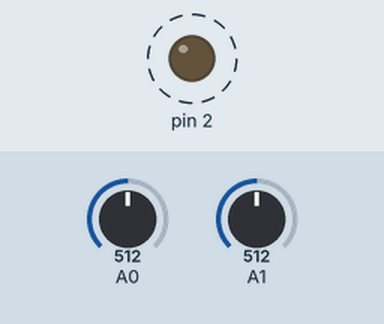
This sketch was run on a simulated Arduino Uno, built with avr-gcc and run on an emulated ATmega328P. On the bench: output pins drawn as LEDs (lit = HIGH). Dashed ring = blinking. The test bench sets the inputs (shaded band); at power-on: A0 = 512, A1 = 512.

Above: at 1.8 s.
1.9 s: A0 set to 122
At 2.74 s:
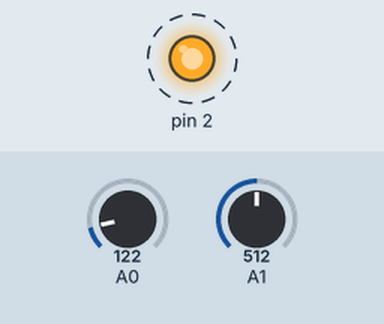
5.4 s: A1 set to 122
At 6.15 s:
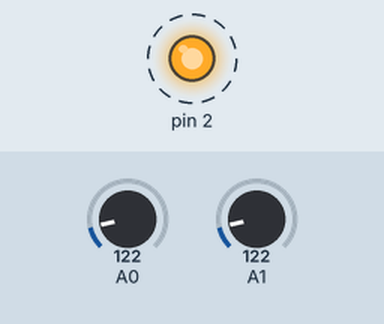
8.9 s: A0 set to 0
At 9.5 s:
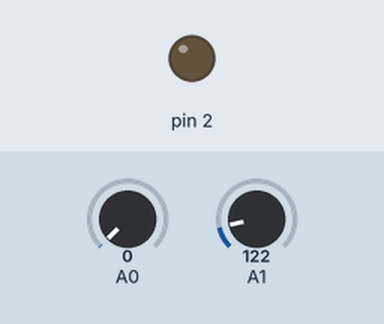
10.4 s: A1 set to 0
At 11.3 s:
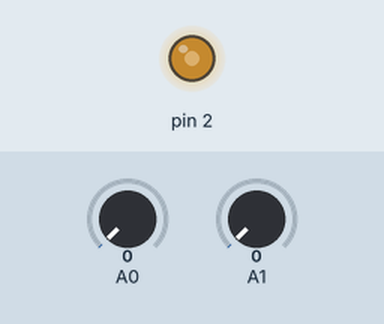
12.0 s: A0 set to 511
At 12.9 s:
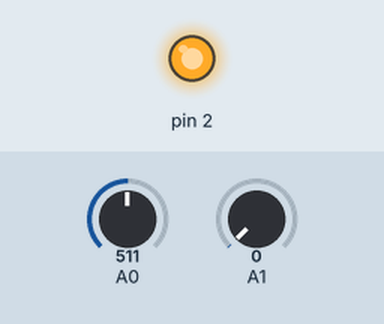
Timing chart, 0 to 15.0 s (numbered marks = the images above; inputs shaded):
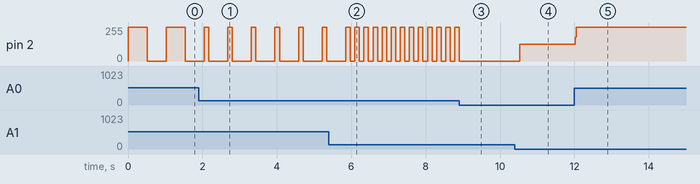

The sketch:

sketch_dec27a.ino
```cpp
void setup() {
  // put your setup code here, to run once:
 pinMode(2, OUTPUT);

}
int a, b;

void loop() {
  // put your main code here, to run repeatedly:
digitalWrite(2, HIGH);
a = analogRead(0);
delay(a);
  digitalWrite(2, LOW);
 b = analogRead(1);
delay(b);
}
```

Measured:
- after the input at 1.9 s, pin 2: alternates 255/255 for 0.12 s and 0/255 for 0.51 s, starting after 0.27 s
- after the input at 5.4 s, pin 2: alternates 255/255 for 0.12 s and 0/255 for 0.12 s, starting after 0.70 s
- after the input at 8.9 s, pin 2: goes on until 8.9 s, then stays 0/255
- after the input at 10.4 s, pin 2: 0/255 → 127/255 after 0.14 s
- after the input at 12.0 s, pin 2: 127/255 → 255/255 at once
- by itself, pin 2: alternates 255/255 for 0.51 s and 0/255 for 0.51 s
